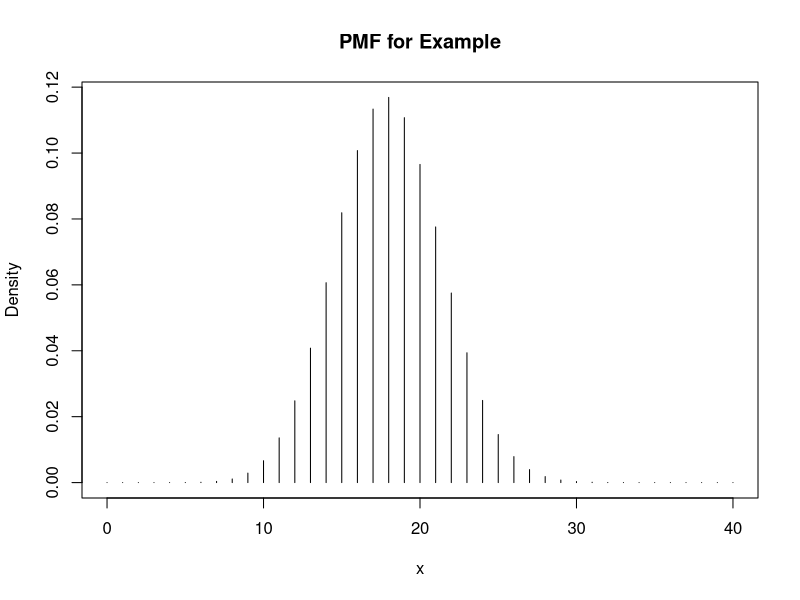

Recreate this plot in R.
p = .36 #percent of bills in general circulation that contain traces of cocaine

#*****Question 1*****
n = 50
x = seq(from = 0, to = 40)#x-axis range 0 to 40
pmf = dbinom(x, size = n, prob = p)#d-function, where x is vector of quantiles, size is number of trails
                                   #and prob is the probability of success on each trail
plot(x, pmf, typ = "h",#creates the PMF for the data where h is for "histogram" like(or 'high-density') vertical lines
      ylab = "Density", main = "PMF for Example")

#*****Question 2*****
sigma = sqrt(n*p*(1-p))#approximate uncertainty in the count, represented by sigma (standard deviation)
sigma

#*****Question 3*****
mean = n*p#finding the expected amount of bills to be contaminated with cocaine
mean

#*****Question 4*****
pbinom(20, size = n, prob = p) - pbinom(10, size = n, prob = p)
#p-function, where 20 and 10 are vecotrs of quantiles, size is again the number of trails,
#and prob is the probability of success on each trail

#*****Question 5*****
pbinom(13, size = n, prob = p)

#*****Question 6*****
prev = 1 - pbinom(15, size = n, prob = p)#what is the probability that 16 or more bills contain traces of cocaine
prev

#*****Question 7*****
dbinom(15, size = n, prob = p) + (prev)#what is the probability that 15 or more bills contain traces of cocaine
